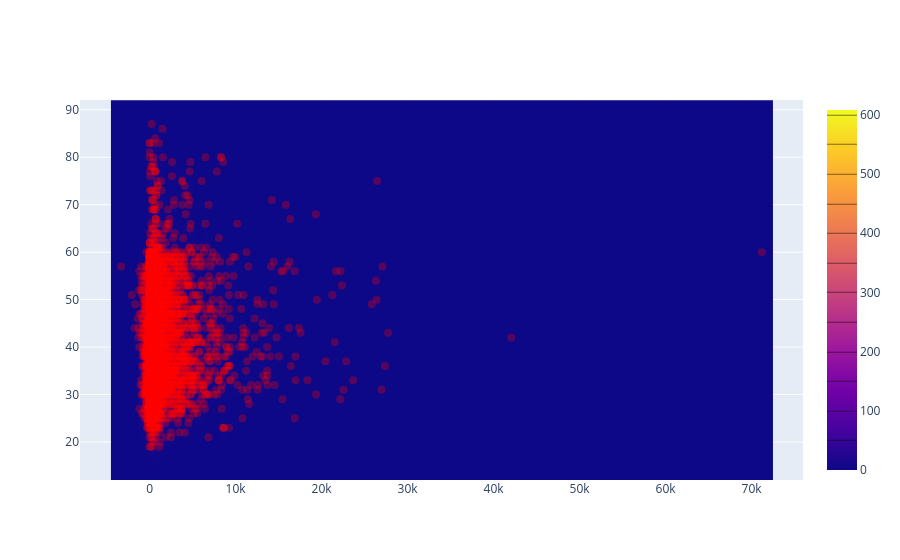

This figure's notebook cell:
### Code cell
iplot([go.Histogram2dContour(x=df.balance, y=df.age, contours=dict(coloring='heatmap')),
          go.Scatter(x=df.balance, y=df.age, mode='markers', marker=dict(color='red', size=8, opacity=0.3))], show_link=False)

### Figure 1 — Plotly figure (JSON) as saved in the notebook; plotly's stock layout.template omitted (floating-point values rounded to 4 significant figures; data arrays with more than 128 entries replaced by an {"elided": "..."} marker saying what was removed)
{"data": [{"contours": {"coloring": "heatmap"}, "x": {"elided": "4521 int values"}, "y": {"elided": "4521 int values"}, "type": "histogram2dcontour"}, {"marker": {"color": "red", "opacity": 0.3, "size": 8}, "mode": "markers", "x": {"elided": "4521 int values"}, "y": {"elided": "4521 int values"}, "type": "scatter"}], "layout": {}}
